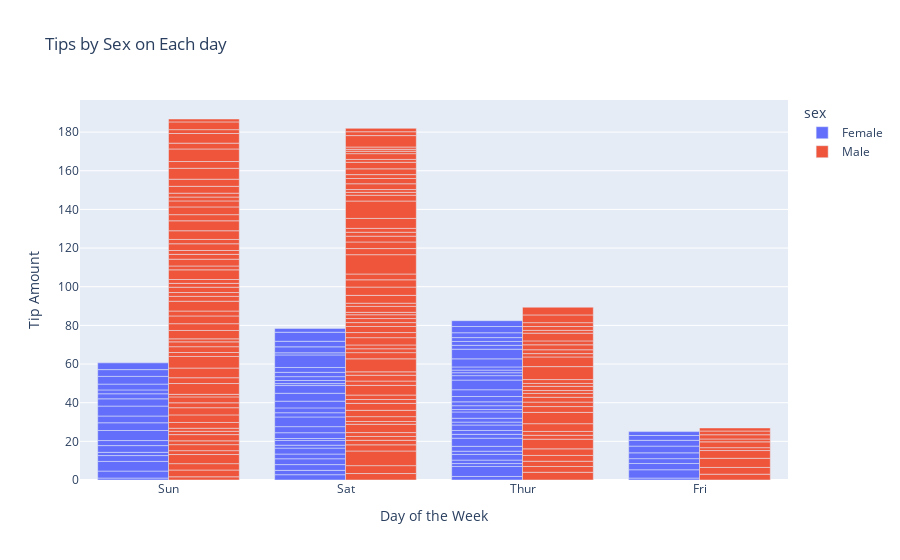

Notebook cell for this chart:
### Code cell
px.bar(df_tips, x = 'day', y = 'tip', color = 'sex', 
       title = 'Tips by Sex on Each day',
       barmode = 'group',    # separer les sex en deux parties. 
       labels= {'tip' : 'Tip Amount', 'day' : 'Day of the Week' })

### Figure 1 — Plotly figure (JSON) as saved in the notebook; plotly's stock layout.template omitted (floating-point values rounded to 4 significant figures; data arrays with more than 128 entries replaced by an {"elided": "..."} marker saying what was removed)
{"data": [{"alignmentgroup": "True", "hovertemplate": "sex=Female<br>Day of the Week=%{x}<br>Tip Amount=%{y}<extra></extra>", "legendgroup": "Female", "marker": {"color": "#636efa", "pattern": {"shape": ""}}, "name": "Female", "offsetgroup": "Female", "orientation": "v", "showlegend": true, "textposition": "auto", "type": "bar", "x": ["Sun", "Sun", "Sun", "Sun", "Sun", "Sun", "Sat", "Sat", "Sat", "Sat", "Sat", "Sat", "Sun", "Sun", "Sat", "Sat", "Sat", "Sat", "Sat", "Sat", "Sat", "Thur", "Thur", "Fri", "Fri", "Fri", "Fri", "Fri", "Sat", "Sat", "Sat", "Sat", "Sat", "Sun", "Sun", "Thur", "Thur", "Thur", "Thur", "Thur", "Thur", "Thur", "Thur", "Thur", "Thur", "Thur", "Thur", "Thur", "Thur", "Thur", "Thur", "Thur", "Thur", "Thur", "Thur", "Thur", "Thur", "Sun", "Sun", "Sun", "Sun", "Sun", "Sat", "Sat", "Sun", "Sun", "Sun", "Thur", "Thur", "Thur", "Thur", "Thur", "Thur", "Thur", "Sat", "Sat", "Sat", "Sat", "Sat", "Fri", "Fri", "Fri", "Fri", "Sat", "Sat", "Sat", "Thur"], "xaxis": "x", "y": [1.01, 3.61, 5, 3.02, 1.67, 3.5, 2.75, 2.23, 3, 3, 2.45, 3.07, 2.6, 5.2, 1.5, 2.47, 1, 3, 3.14, 5, 2.2, 1.83, 5.17, 1, 4.3, 3.25, 2.5, 3, 2.5, 3.48, 4.08, 4, 1, 4, 3.5, 1.5, 1.8, 2.92, 1.68, 2.52, 4.2, 2, 2, 2.83, 1.5, 2, 3.25, 1.25, 2, 2, 2.75, 3.5, 5, 2.3, 1.5, 1.36, 1.63, 5.14, 3.75, 2.61, 2, 3, 1.61, 2, 4, 3.5, 3.5, 4.19, 5, 2, 2.01, 2, 2.5, 3.23, 2.23, 2.5, 6.5, 1.1, 3.09, 3.48, 3, 2.5, 2, 2.88, 4.67, 2, 3], "yaxis": "y"}, {"alignmentgroup": "True", "hovertemplate": "sex=Male<br>Day of the Week=%{x}<br>Tip Amount=%{y}<extra></extra>", "legendgroup": "Male", "marker": {"color": "#EF553B", "pattern": {"shape": ""}}, "name": "Male", "offsetgroup": "Male", "orientation": "v", "showlegend": true, "textposition": "auto", "type": "bar", "x": {"elided": "157 str values"}, "xaxis": "x", "y": {"elided": "157 float values"}, "yaxis": "y"}], "layout": {"autosize": true, "barmode": "group", "legend": {"title": {"text": "sex"}, "tracegroupgap": 0}, "title": {"text": "Tips by Sex on Each day"}, "xaxis": {"anchor": "y", "autorange": true, "domain": [0, 1], "range": [-0.5, 3.5], "title": {"text": "Day of the Week"}, "type": "category"}, "yaxis": {"anchor": "x", "autorange": true, "domain": [0, 1], "range": [0, 196.6], "title": {"text": "Tip Amount"}, "type": "linear"}}}
